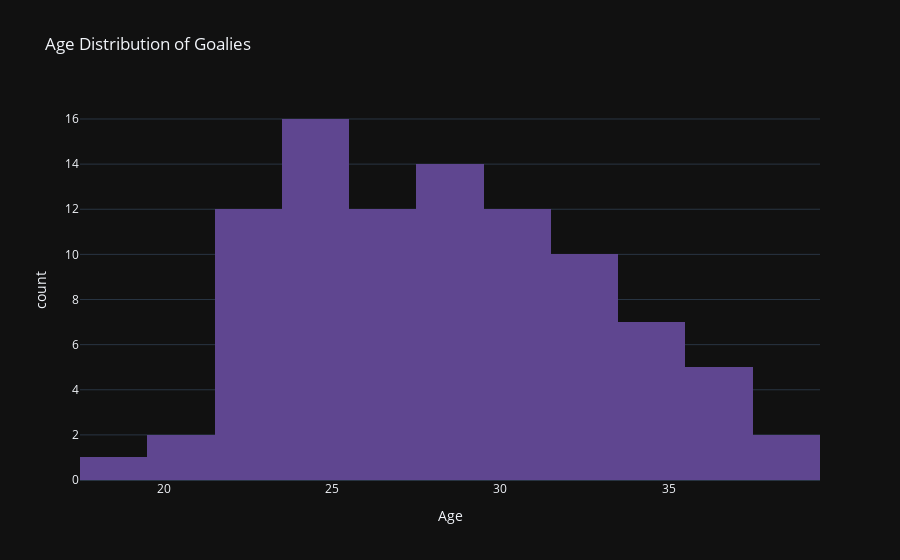

The cell this chart's notebook holds for it:
### Code cell
px.histogram(dfPlayerStats.sort_values('Age'), 
             x='Age', 
             title='Age Distribution of Goalies')

### Figure 1 — Plotly figure (JSON) as saved in the notebook; plotly's stock layout.template omitted (floating-point values rounded to 4 significant figures)
{"data": [{"alignmentgroup": "True", "bingroup": "x", "hovertemplate": "Age=%{x}<br>count=%{y}<extra></extra>", "legendgroup": "", "marker": {"color": "rgb(95, 70, 144)", "pattern": {"shape": ""}}, "name": "", "offsetgroup": "", "orientation": "v", "showlegend": false, "type": "histogram", "x": [19, 20, 20, 22, 22, 22, 22, 22, 22, 23, 23, 23, 23, 23, 23, 24, 24, 24, 24, 24, 24, 24, 25, 25, 25, 25, 25, 25, 25, 25, 25, 26, 26, 26, 26, 26, 26, 26, 26, 26, 27, 27, 27, 28, 28, 28, 28, 28, 28, 28, 28, 28, 29, 29, 29, 29, 29, 30, 30, 30, 30, 30, 30, 30, 31, 31, 31, 31, 31, 32, 32, 32, 32, 32, 32, 32, 33, 33, 33, 34, 34, 34, 34, 35, 35, 35, 36, 36, 36, 36, 37, 38, 39], "xaxis": "x", "yaxis": "y"}], "layout": {"barmode": "relative", "legend": {"tracegroupgap": 0}, "title": {"text": "Age Distribution of Goalies"}, "xaxis": {"anchor": "y", "domain": [0, 1], "title": {"text": "Age"}}, "yaxis": {"anchor": "x", "domain": [0, 1], "title": {"text": "count"}}}}
